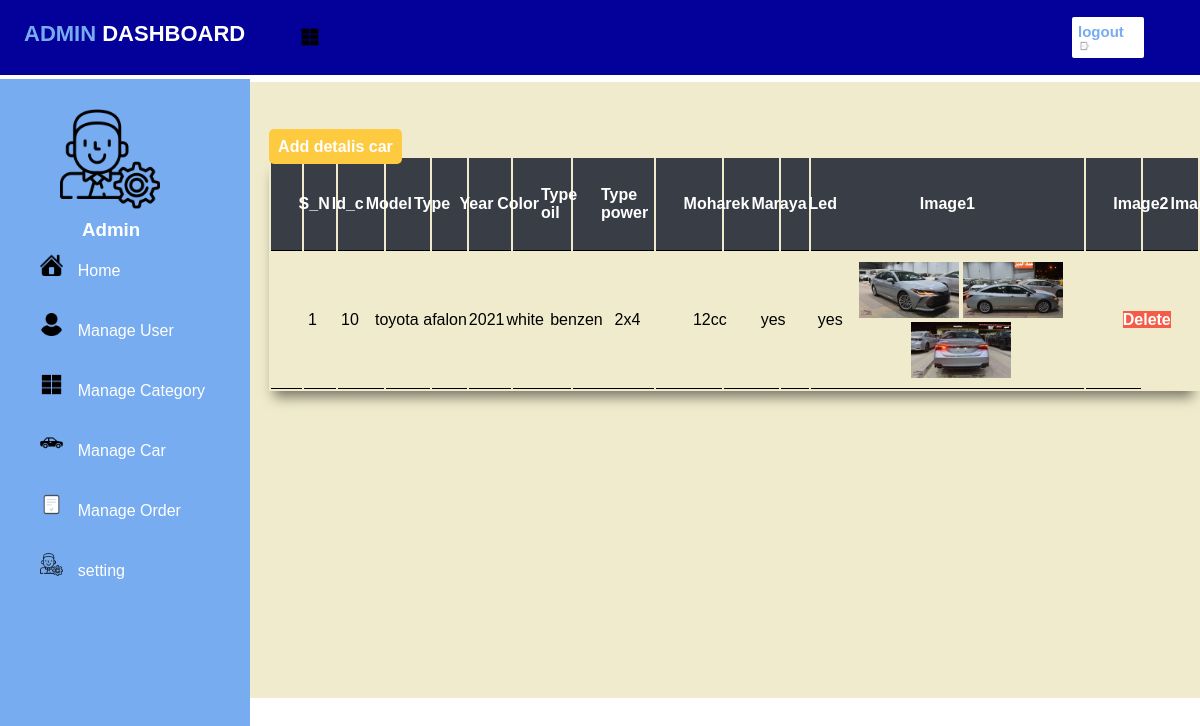
The app's page /admin/manage-details-car.php (signed in) with its own data.
### tables this page shows
CREATE TABLE `detalis` (
  `id` int(10) UNSIGNED NOT NULL,
  `id_c` int(10) UNSIGNED NOT NULL,
  `model` varchar(100) NOT NULL,
  `type_c` varchar(100) NOT NULL,
  `year_c` int(100) NOT NULL,
  `color` varchar(100) NOT NULL,
  `type_oil` varchar(100) NOT NULL,
  `type_power` varchar(100) NOT NULL,
  `mohark` varchar(100) NOT NULL,
  `maraya` varchar(100) NOT NULL,
  `led` varchar(100) NOT NULL,
  `image1` varchar(100) NOT NULL,
  `image2` varchar(100) NOT NULL,
  `image3` varchar(100) NOT NULL
);

### admin/manage-details-car.php (the view, shortened to what this page needs)
<?php include('partials/menu.php'); ?>
<div class="content">
<div class="main-content">
    <div class="wrapper">
    <br>
    <a href="<?php echo SITEURL;?>/admin/add-detalis.php" class="btn-primary">Add detalis car</a>
         <br>
         <table class="tb-full">
            <tr>
                <th>S_N</th>
                <th>Id_c</th>
                <th>Model</th>
                <th>Type</th>
                <th>Year</th>
                <th>Color</th>
                <th>Type oil</th>
                <th>Type power</th>
                <th>Moharek</th>
                <th>Maraya</th>
                <th>Led</th>
                <th>Image1</th>
                <th>Image2</th>
                <th>Image3</th>
            </tr>
            <?php
            $sql="SELECT * FROM detalis";
            $res=mysqli_query($conn,$sql);
            $sn=1;
            $count = mysqli_num_rows($res);
            if($count > 0){
                while ($rows=mysqli_fetch_assoc($res)) {
                    $id=$rows['id'];
                    $id_c=$rows['id_c'];
                    $model=$rows['model'];
                    $type_c=$rows['type_c'];
                    $year_c=$rows['year_c'];
                    $color=$rows['color'];
                    $type_oil=$rows['type_oil'];
                    $type_power=$rows['type_power'];
                    $mohark=$rows['mohark'];
                    $maraya=$rows['maraya'];
                    $led=$rows['led'];
                    $image1=$rows['image1'];
                    $image2=$rows['image2'];
                    $image3=$rows['image3'];
                    ?>
            <tr>
                <td><?php echo $sn++;?></td>
                <td><?php echo $id_c;?></td>
                <td><?php echo  $model;?></td>
                <td><?php echo  $type_c;?></td>
                <td><?php echo  $year_c;?></td>
                <td><?php echo  $color;?></td>
                <td><?php echo  $type_oil;?></td>
                <td><?php echo  $type_power;?></td>
                <td><?php echo  $mohark;?></td>
                <td><?php echo  $maraya;?></td>
                <td><?php echo  $led;?></td>
                <td>
                <?php
                if($image1==""){
                    echo "<div class='error'>no image added</div>";
                }else{
                    ?>
                    <img src="<?php echo SITEURL?>images/detalis/<?php echo $image1;?>" width="100px">
                    <?php
                }
                if($image2==""){
                    echo "<div class='error'>no image added</div>";
                }else{
                    ?>
                    <img src="<?php echo SITEURL?>images/detalis/<?php echo $image2;?>" width="100px">
                    <?php
                }
                if($image3==""){
                    echo "<div class='error'>no image added</div>";
                }else{
                    ?>
                    <img src="<?php echo SITEURL?>images/detalis/<?php echo $image3;?>" width="100px">
                    <?php
                }
                ?>
                </td>
                <td>
                    <a href="<?php echo SITEURL;?>admin/delete-detalis.php?id=<?php echo $id;?>&& image1=<?php echo $image1;?>&& image2=<?php echo $image2;?>&& image3=<?php echo $image3;?>" class="btn-delete">Delete </a>
                </td>
            </tr>
                    <?php
                }
            }else{
                echo "<tr><td colspan='14' class='error'> No car added</td></tr> ";
            }
            ?>
        </table>
    </div>
</div>
</div>
<?php include('partials/footer.php');?>

### CSS/admin.css (style rules this page uses)
* { margin: 0 0; padding: 0 0; font-family: Arial, Helvetica, sans-serif; }
.wrapper { padding: 1%; width: 100%; margin: 0 auto; }
.main-content { margin: 1% ; background-color: #F0EBCC; padding: 3% 0%; }
.tb-full { width: 100%; box-shadow: -1px 12px 12px -6px rgba(0,0,0,0.5); }
table tr th { text-align: center; border-bottom: 1px solid black; padding: 3%; color: #fff; background-color: #393E46; cursor: pointer; }
table tr td { padding: 1% 1% 1% 4%; border-bottom: 1px solid black; cursor: pointer; text-align: center; }
.btn-primary { background-color: #FDCA40; padding: 1%; color: white; text-decoration: none; font-weight: bold; border-radius: 5px; }
.btn-delete { background-color: #F55C47; text-decoration: none; padding: 1%; color: white; text-decoration: none; font-weight: bold; margin-left: 1%; }
body { margin:0; padding: 0; font-family: sans-serif; }
.content { margin-top: 82px; margin-left: 250px; background-color: #F0EBCC; background-repeat: no-repeat; background-size: cover; height: 616px; transition: 1s; }

### records on screen
detalis: id_c "10", model "toyota", type_c "afalon", year_c "2021", color "white", type_oil "benzen", type_power "2x4", mohark "12cc", maraya "yes", led "yes", image1 (picture), image2 (picture), image3 (picture)
